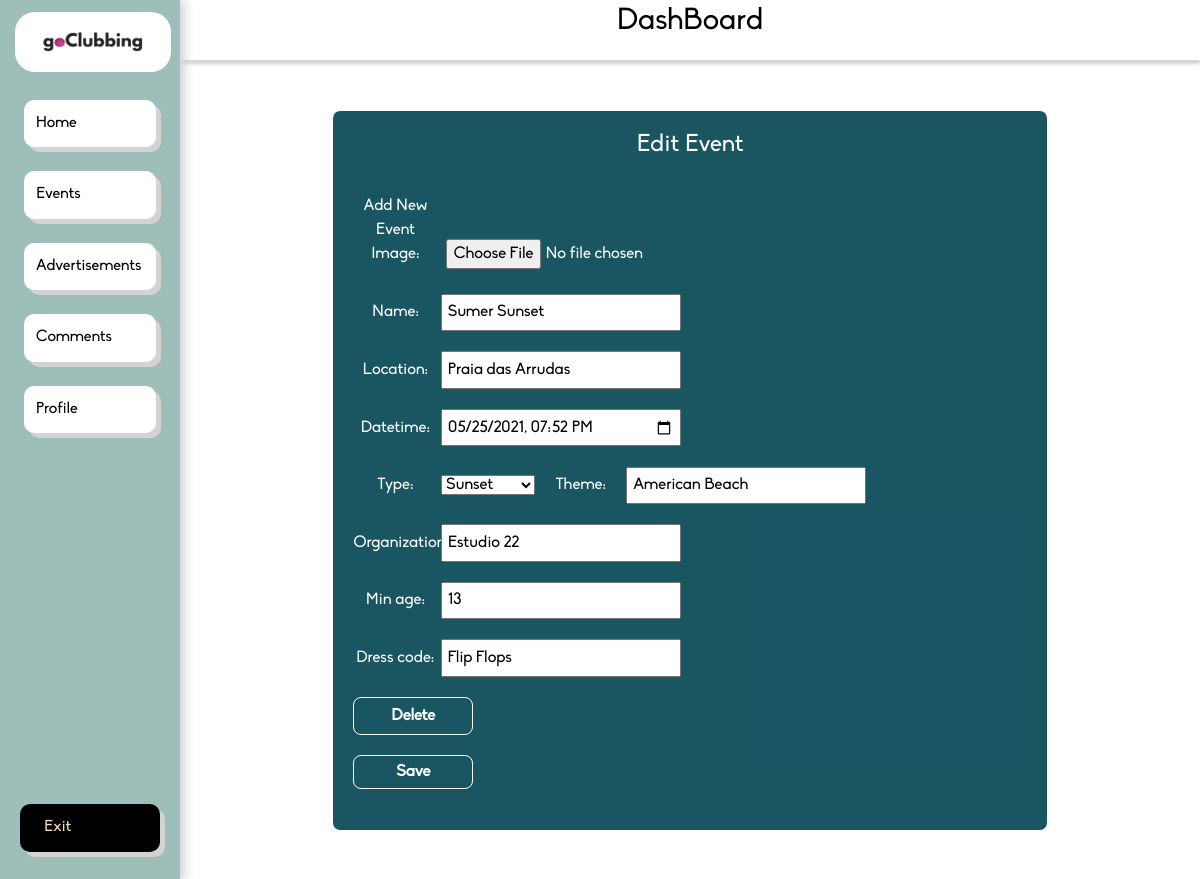
Page /dashboard/event/1/ (signed in) on the earlier database version.
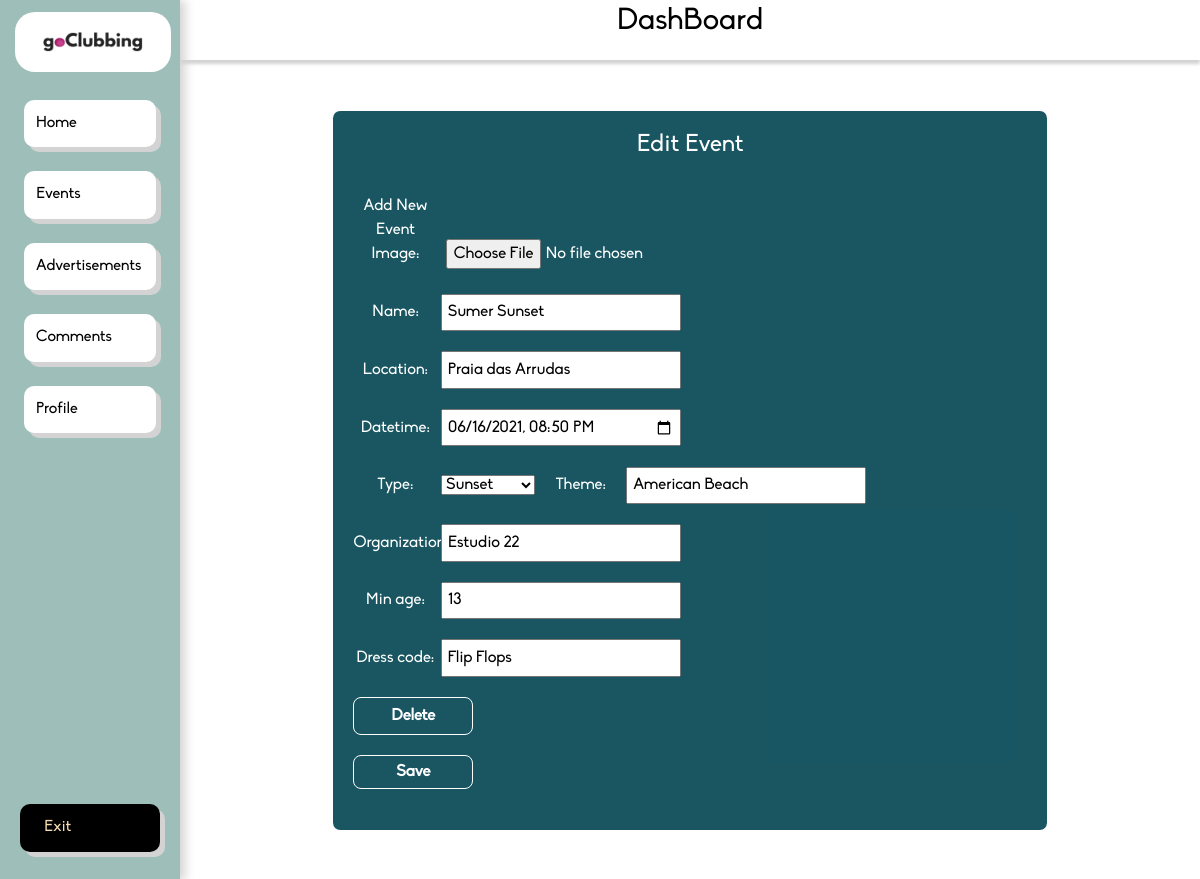
Same page on the later database version.
### app/models.py (models this page shows, shortened)
class Event(models.Model):
    name = models.CharField(max_length=100)
    location = models.CharField(max_length=100)
    datetime = models.DateTimeField(auto_now=False, auto_now_add=False)
    type = models.ForeignKey(Event_Type, on_delete=models.CASCADE)
    theme = models.CharField(max_length=100)
    min_age = models.IntegerField()
    organization = models.CharField(max_length=100)
    dress_code = models.CharField(max_length=100)
    business = models.ForeignKey(Business, on_delete=models.CASCADE)

### app/views.py (the view)
# urls.py: path('dashboard/event/<int:num>/', dashboard_event, name='dashboard_event'),
def dashboard_event(request, num):
    if not request.user.is_authenticated or request.user.is_superuser:
        return redirect('/login/')
    current_event = Event.objects.get(id=num)
    if request.method == 'POST':
        form = EventForm(request.POST)
        if form.is_valid():
            current_event.name = form.cleaned_data["name"]
            current_event.location = form.cleaned_data["location"]
            current_event.type = form.cleaned_data["type"]
            current_event.theme = form.cleaned_data["theme"]
            current_event.datetime = form.cleaned_data["datetime"]
            current_event.organization = form.cleaned_data["organization"]
            current_event.dress_code = form.cleaned_data["dress_code"]
            current_event.min_age = form.cleaned_data["min_age"]
            if not form.cleaned_data["image"] is None:
                event_photo = EventPhoto(path=form.cleaned_data["image"], event=current_event)
                event_photo.save()
            current_event.save()
            events = Event.objects.all()
            ads = Advertisement.objects.all()
            comments = Comment.objects.all()
            tparams = {'events': events, 'ads': ads, 'comments': comments, 'self': Business.objects.get(user_id=request.user.id)}
            return render(request, "dash_home.html", tparams)
        else:
            form = EventForm(initial={'name': current_event.name, 'location': current_event.location, 'datetime': current_event.datetime, 'type': current_event.type, 'theme': current_event.theme, 'datetime': current_event.datetime, 'organization': current_event.organization, 'min_age': current_event.min_age, 'dress_code': current_event.dress_code})
            return render(request, "dash_event.html", {'num': num, 'eventid':num, 'form': form, 'error': True, 'message': bool(form.errors)})
    else:
        form = EventForm(initial={'name': current_event.name, 'location': current_event.location, 'datetime': current_event.datetime, 'type': current_event.type, 'theme': current_event.theme, 'datetime': current_event.datetime, 'organization': current_event.organization, 'min_age': current_event.min_age, 'dress_code': current_event.dress_code})
        return render(request, "dash_event.html", {'num': num, 'eventid': num,'form': form, 'error': False})

### app/forms.py
class EventForm(forms.Form):
    name = forms.CharField(max_length=100)
    location = forms.CharField(max_length=100)
    datetime = forms.DateTimeField(widget=forms.DateTimeInput(attrs={'type': 'datetime-local'}))
    type = forms.ModelChoiceField(queryset=Event_Type.objects.all())
    theme = forms.CharField(max_length=100)
    min_age = forms.IntegerField()
    organization = forms.CharField(max_length=100)
    dress_code = forms.CharField(max_length=100)
    image = forms.ImageField(label="Add New Event Image:", required=False, widget=forms.FileInput)

### app/models.py (called while the page is built)
    def __str__(self):
        return self.name

### app/templates/dash_event.html (shortened to what this page needs)
{% extends "dashboard.html" %}
{% load static %}
{% block content %}
    <div id="formus">
        <form action="." method="post">
            <h4 class="form-title">Edit Event</h4>
            <div class="form-group">
                {{ form.image.label_tag }}
                {{ form.image }}
            </div>
            <div class="form-group">
                {{ form.name.label_tag }}
                {{ form.name }}
            </div>
            <div class="form-group">
                {{ form.location.label_tag }}
                {{ form.location }}
            </div>
            <div class="form-group">
                {{ form.datetime.label_tag }}
                {{ form.datetime }}
            </div>
            <div class="form-group">
                {{ form.type.label_tag }}
                {{ form.type }}
                {{ form.theme.label_tag }}
                {{ form.theme }}
            </div>
            <div class="form-group">
                {{ form.organization.label_tag }}
                {{ form.organization }}
            </div>
            <div class="form-group">
                {{ form.min_age.label_tag }}
                {{ form.min_age }}
            </div>
            <div class="form-group">
                {{ form.dress_code.label_tag }}
                {{ form.dress_code }}
            </div>
            <div class="form-group col-md-offset-2 col-md-10">
                <a type="delete" value="Delete" class="btn btn-default" href="{% url 'dashboard_delete' num=eventid %}">Delete</a>
            </div>
            <div class="form-group col-md-offset-2 col-md-10">
                <input type="submit" value="Save" class="btn btn-default">
            </div>
        </form>
    </div>
{% endblock %}

Differences in the rows shown:
changed Event "Sumer Sunset": datetime "05/25/2021 19:52" → "06/16/2021 20:50"
